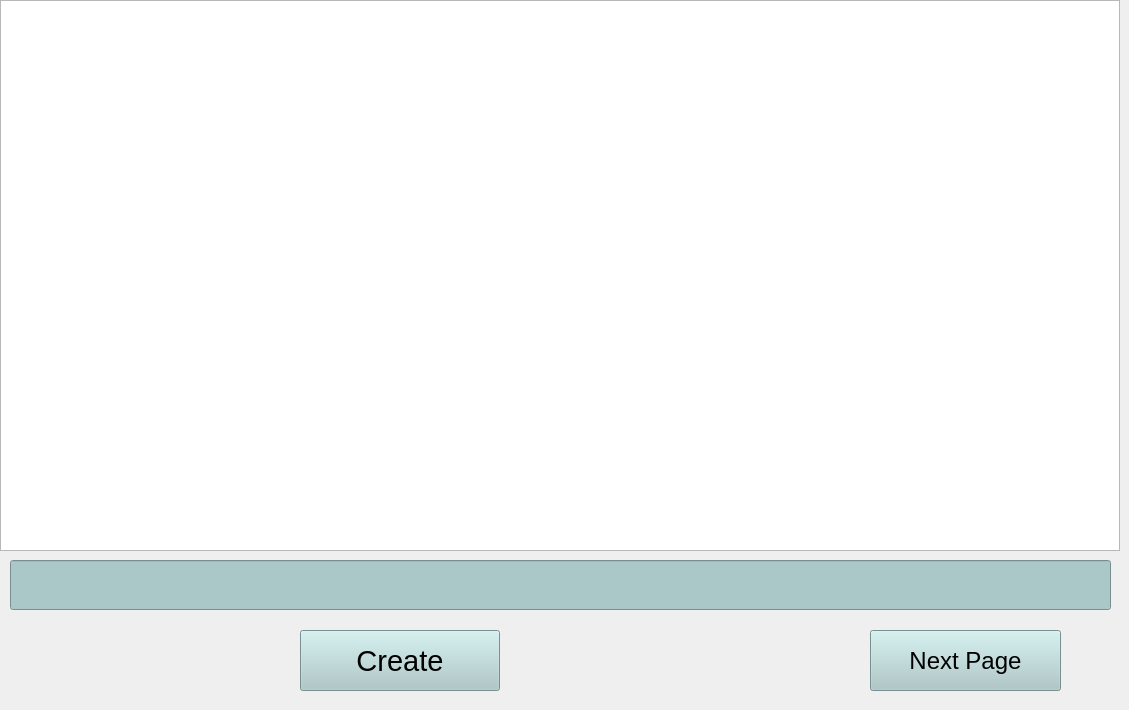
   <widget class="QWidget" name="tab_6">
    <attribute name="title">
     <string>Page 5</string>
    </attribute>
    <widget class="QGraphicsView" name="im_pg5">
     <property name="geometry">
      <rect>
       <x>0</x>
       <y>0</y>
       <width>1120</width>
       <height>551</height>
      </rect>
     </property>
    </widget>
    <widget class="QPushButton" name="But_pg5">
     <property name="geometry">
      <rect>
       <x>870</x>
       <y>630</y>
       <width>191</width>
       <height>61</height>
      </rect>
     </property>
     <property name="font">
      <font>
       <pointsize>18</pointsize>
      </font>
     </property>
     <property name="styleSheet">
      <string notr="true">QPushButton{
	background-color: rgba(170,200,200);
} /* Light grey color */
QPushButton:hover{
	background:rgba(170,200,200,220);
}
QPushButton:pressed{
	background:rgba(170,200,200,250);
}
</string>
     </property>
     <property name="text">
      <string>Next Page</string>
     </property>
    </widget>
    <widget class="QLineEdit" name="inp_pg5">
     <property name="geometry">
      <rect>
       <x>10</x>
       <y>560</y>
       <width>1101</width>
       <height>50</height>
      </rect>
     </property>
     <property name="minimumSize">
      <size>
       <width>1101</width>
       <height>41</height>
      </size>
     </property>
     <property name="maximumSize">
      <size>
       <width>1101</width>
       <height>50</height>
      </size>
     </property>
     <property name="font">
      <font>
       <family>Calibri</family>
       <pointsize>16</pointsize>
      </font>
     </property>
     <property name="styleSheet">
      <string notr="true">background-color: rgb(170,200,200); /* Light grey color */
</string>
     </property>
     <property name="text">
      <string/>
     </property>
    </widget>
    <widget class="QPushButton" name="create_pg5">
     <property name="geometry">
      <rect>
       <x>300</x>
       <y>630</y>
       <width>200</width>
       <height>61</height>
      </rect>
     </property>
     <property name="font">
      <font>
       <pointsize>22</pointsize>
      </font>
     </property>
     <property name="styleSheet">
      <string notr="true">QPushButton{
	background-color: rgba(170,200,200);
} /* Light grey color */
QPushButton:hover{
	background:rgba(170,200,200,220);
}
QPushButton:pressed{
	background:rgba(170,200,200,250);
}
</string>
     </property>
     <property name="text">
      <string>Create</string>
     </property>
    </widget>
    <widget class="QLabel" name="label_16">
     <property name="geometry">
      <rect>
       <x>20</x>
       <y>620</y>
       <width>271</width>
       <height>81</height>
      </rect>
     </property>
     <property name="text">
      <string/>
     </property>
     <property name="pixmap">
      <pixmap>ct.png</pixmap>
     </property>
     <property name="scaledContents">
      <bool>true</bool>
     </property>
    </widget>
    <widget class="QLabel" name="label_28">
     <property name="geometry">
      <rect>
       <x>554</x>
       <y>615</y>
       <width>261</width>
       <height>81</height>
      </rect>
     </property>
     <property name="text">
      <string/>
     </property>
     <property name="pixmap">
      <pixmap>th1.jpeg</pixmap>
     </property>
     <property name="scaledContents">
      <bool>true</bool>
     </property>
    </widget>
   </widget>
